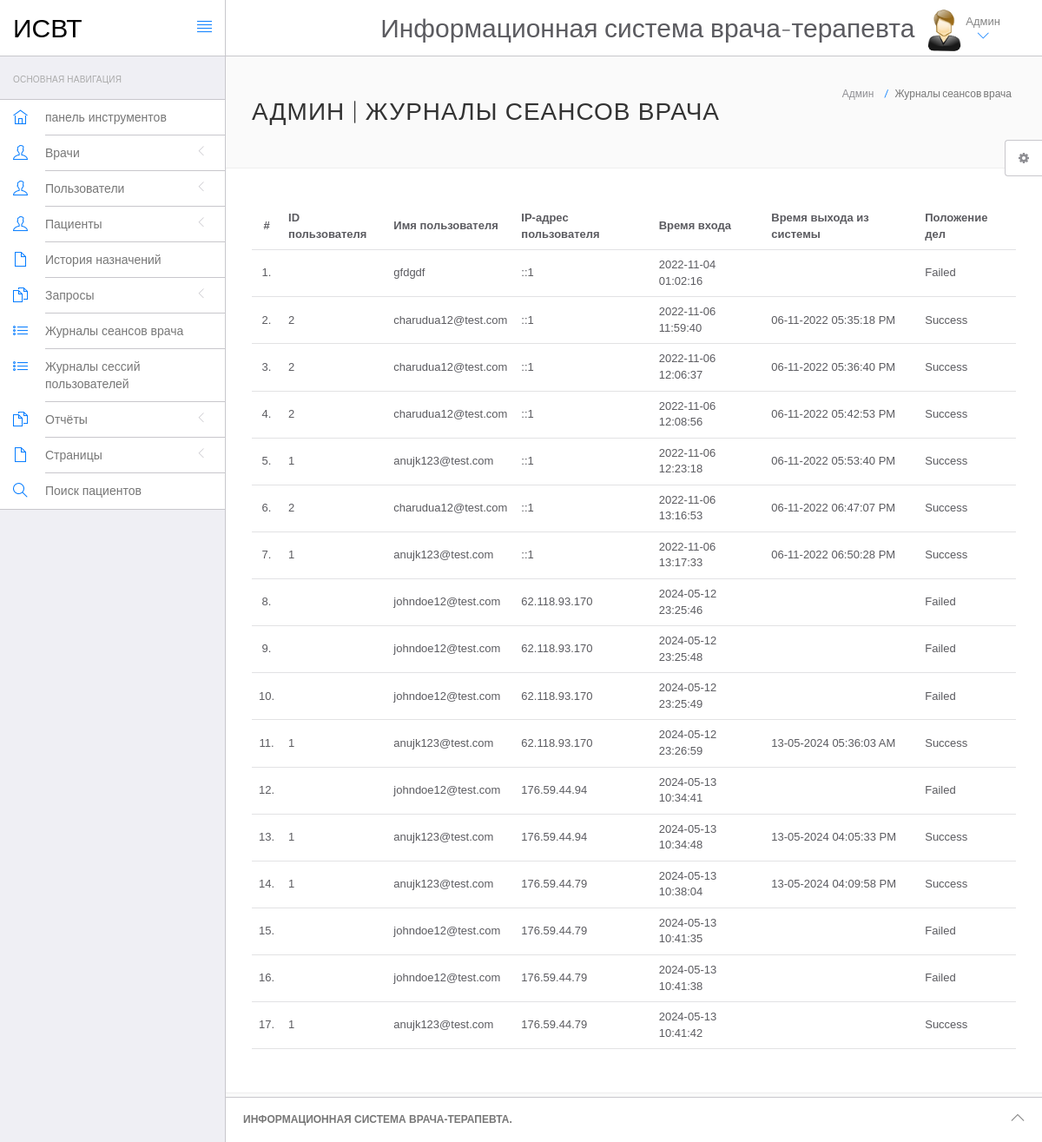
The page /hms/admin/doctor-logs.php (signed in) on the database its author committed.
### tables this page shows
CREATE TABLE `doctorslog` (
  `id` int(11) NOT NULL,
  `uid` int(11) DEFAULT NULL,
  `username` varchar(255) DEFAULT NULL,
  `userip` binary(16) DEFAULT NULL,
  `loginTime` timestamp NULL DEFAULT current_timestamp(),
  `logout` varchar(255) DEFAULT NULL,
  `status` int(11) DEFAULT NULL
);

### hms/admin/doctor-logs.php (the view, shortened to what this page needs)
<?php
include('include/config.php');
if(strlen($_SESSION['id']==0)) {
 header('location:logout.php');
  } else{
?>
<!DOCTYPE html>
<html lang="en">
	<head>
		<link rel="stylesheet" href="vendor/bootstrap/css/bootstrap.min.css">
		<link rel="stylesheet" href="vendor/fontawesome/css/font-awesome.min.css">
		<link rel="stylesheet" href="vendor/themify-icons/themify-icons.min.css">
		<link href="vendor/animate.css/animate.min.css" rel="stylesheet" media="screen">
		<link href="vendor/perfect-scrollbar/perfect-scrollbar.min.css" rel="stylesheet" media="screen">
		<link href="vendor/switchery/switchery.min.css" rel="stylesheet" media="screen">
		<link href="vendor/bootstrap-touchspin/jquery.bootstrap-touchspin.min.css" rel="stylesheet" media="screen">
		<link href="vendor/select2/select2.min.css" rel="stylesheet" media="screen">
		<link href="vendor/bootstrap-datepicker/bootstrap-datepicker3.standalone.min.css" rel="stylesheet" media="screen">
		<link href="vendor/bootstrap-timepicker/bootstrap-timepicker.min.css" rel="stylesheet" media="screen">
		<link rel="stylesheet" href="assets/css/styles.css">
		<link rel="stylesheet" href="assets/css/plugins.css">
		<link rel="stylesheet" href="assets/css/themes/theme-1.css" id="skin_color" />
	</head>
	<body>
		<div id="app">
<?php include('include/sidebar.php');?>
			<div class="app-content">
					<?php include('include/header.php');?>
				<div class="main-content" >
					<div class="wrap-content container" id="container">
						<section id="page-title">
							<div class="row">
								<div class="col-sm-8">
									<h1 class="mainTitle">Админ  | Журналы сеансов врача</h1>
																	</div>
								<ol class="breadcrumb">
									<li>
										<span>Админ </span>
									</li>
									<li class="active">
										<span>Журналы сеансов врача</span>
									</li>
								</ol>
							</div>
						</section>
						<div class="container-fluid container-fullw bg-white">
									<div class="row">
								<div class="col-md-12">
									<table class="table table-hover" id="sample-table-1">
										<thead>
											<tr>
												<th class="center">#</th>
												<th class="hidden-xs">ID пользователя</th>
												<th>Имя пользователя</th>
												<th>IP-адрес пользователя</th>
												<th>Время входа</th>
												<th>Время выхода из системы </th>
												<th> Положение дел </th>
											</tr>
										</thead>
										<tbody>
<?php
$sql=mysqli_query($con,"select * from doctorslog ");
$cnt=1;
while($row=mysqli_fetch_array($sql))
{
?>
											<tr>
												<td class="center"><?php echo $cnt;?>.</td>
												<td class="hidden-xs"><?php echo $row['uid'];?></td>
												<td class="hidden-xs"><?php echo $row['username'];?></td>
												<td><?php echo $row['userip'];?></td>
												<td><?php echo $row['loginTime'];?></td>
												<td><?php echo $row['logout'];?>
												</td>
												<td>
<?php if($row['status']==1)
{
	echo "Success";
}
else
{
	echo "Failed";
}?>
</td>
											</tr>
											<?php
$cnt=$cnt+1;
											 }?>
										</tbody>
									</table>
								</div>
							</div>
								</div>
					</div>
				</div>
			</div>
	<?php include('include/footer.php');?>
	<?php include('include/setting.php');?>
		</div>
	</body>
</html>
<?php } ?>

### hms/admin/assets/css/themes/theme-1.css (style rules this page uses)
body { background: #FAFAFA; }

### rows shown on the page
doctorslog: username "gfdgdf", userip "::1", loginTime "2022-11-04 01:02:16", status "Failed"
doctorslog: uid "2", username "charudua12@test.com", userip "::1", loginTime "2022-11-06 11:59:40", logout "06-11-2022 05:35:18 PM", status "Success"
doctorslog: uid "2", username "charudua12@test.com", userip "::1", loginTime "2022-11-06 12:06:37", logout "06-11-2022 05:36:40 PM", status "Success"
doctorslog: uid "2", username "charudua12@test.com", userip "::1", loginTime "2022-11-06 12:08:56", logout "06-11-2022 05:42:53 PM", status "Success"
doctorslog: uid "1", username "anujk123@test.com", userip "::1", loginTime "2022-11-06 12:23:18", logout "06-11-2022 05:53:40 PM", status "Success"
doctorslog: uid "2", username "charudua12@test.com", userip "::1", loginTime "2022-11-06 13:16:53", logout "06-11-2022 06:47:07 PM", status "Success"
doctorslog: uid "1", username "anujk123@test.com", userip "::1", loginTime "2022-11-06 13:17:33", logout "06-11-2022 06:50:28 PM", status "Success"
doctorslog: username "johndoe12@test.com", userip "62.118.93.170", loginTime "2024-05-12 23:25:46", status "Failed"
doctorslog: username "johndoe12@test.com", userip "62.118.93.170", loginTime "2024-05-12 23:25:48", status "Failed"
doctorslog: username "johndoe12@test.com", userip "62.118.93.170", loginTime "2024-05-12 23:25:49", status "Failed"
doctorslog: uid "1", username "anujk123@test.com", userip "62.118.93.170", loginTime "2024-05-12 23:26:59", logout "13-05-2024 05:36:03 AM", status "Success"
doctorslog: username "johndoe12@test.com", userip "176.59.44.94", loginTime "2024-05-13 10:34:41", status "Failed"
doctorslog: uid "1", username "anujk123@test.com", userip "176.59.44.94", loginTime "2024-05-13 10:34:48", logout "13-05-2024 04:05:33 PM", status "Success"
doctorslog: uid "1", username "anujk123@test.com", userip "176.59.44.79", loginTime "2024-05-13 10:38:04", logout "13-05-2024 04:09:58 PM", status "Success"
doctorslog: username "johndoe12@test.com", userip "176.59.44.79", loginTime "2024-05-13 10:41:35", status "Failed"
doctorslog: username "johndoe12@test.com", userip "176.59.44.79", loginTime "2024-05-13 10:41:38", status "Failed"
doctorslog: uid "1", username "anujk123@test.com", userip "176.59.44.79", loginTime "2024-05-13 10:41:42", status "Success"
